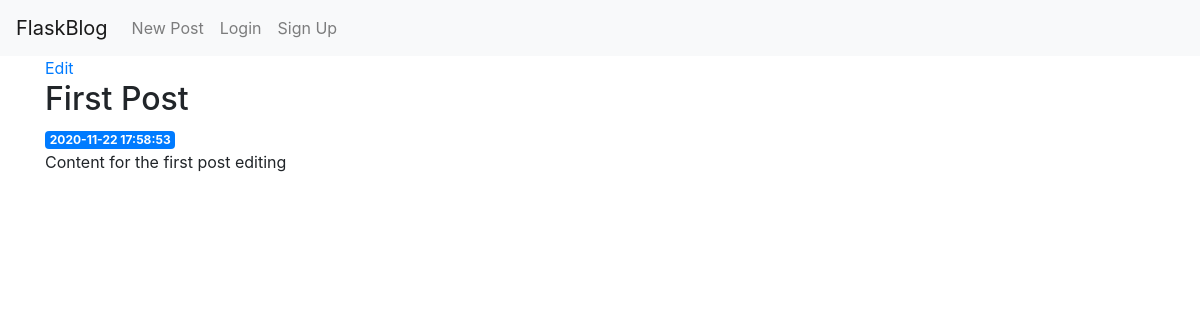
/1, run on an earlier commit of the app's database.
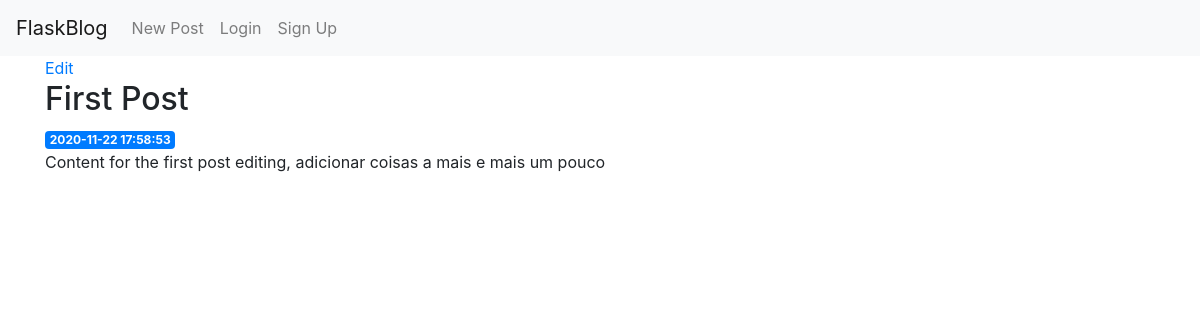
And on a later commit of the database.
### tables this page shows
CREATE TABLE posts (
    id INTEGER PRIMARY KEY AUTOINCREMENT,
    created TIMESTAMP NOT NULL DEFAULT CURRENT_TIMESTAMP,
    title TEXT NOT NULL,
    content TEXT NOT NULL
);

### app.py (the view)
@app.route('/<int:post_id>')
def post(post_id):
    post = get_post(post_id)
    return render_template('post.html', post=post)

### app.py (called while the page is built)
def get_db_connection():
    conn = sqlite3.connect('database.db')
    conn.row_factory = sqlite3.Row
    return conn

def get_post(post_id):
    conn = get_db_connection()
    post = conn.execute('SELECT * FROM posts WHERE id = ?',
                        (post_id,)).fetchone()
    conn.close()
    if post is None:
        abort(404)
    return post

### templates/post.html
{% extends 'base.html' %}
{% block content %}
    <a href="{{ url_for('edit', id=post['id']) }}">Edit</a>
    <h2>{% block title %} {{ post['title'] }} {% endblock %}</h2>
    <span class="badge badge-primary">{{ post['created'] }}</span>
    <p>{{ post['content'] }}</p>
{% endblock %}

What changed in the data, as far as the page shows it:
changed posts "First Post": content "Content for the first post editing" → "Content for the first post editing, adicionar coisas a mais e mais um pouco"
